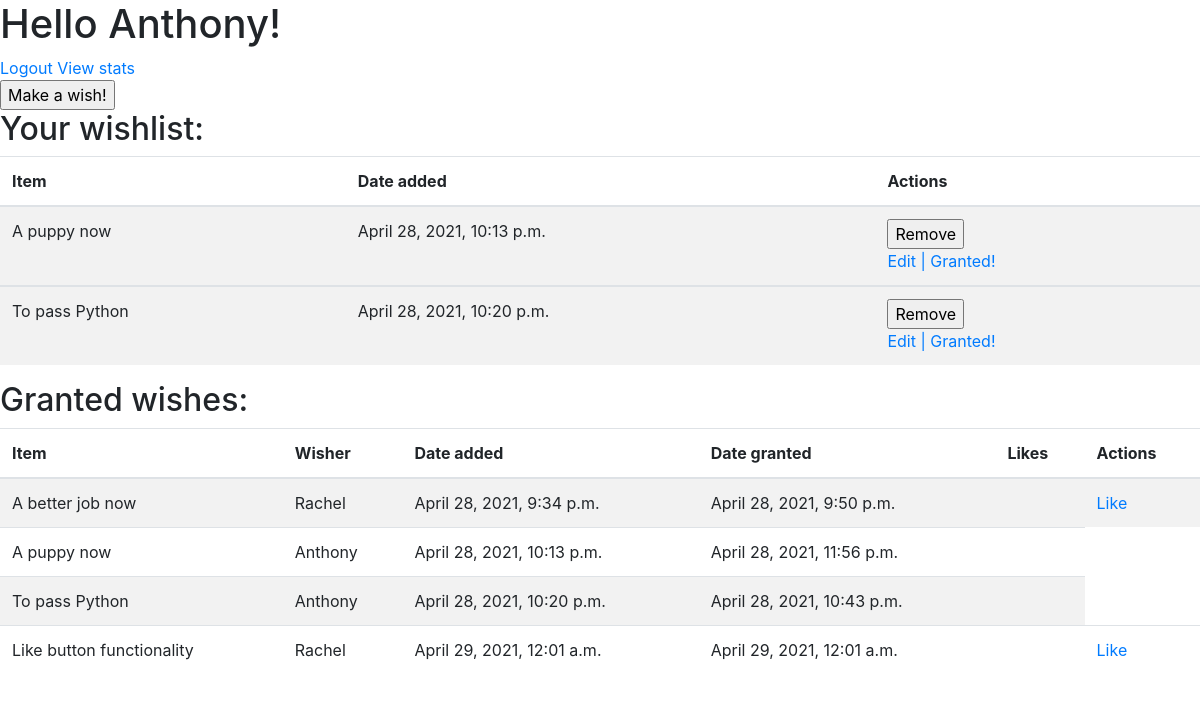
Screenshot of /wishes (signed in) with the database file from the repository.
### exam_app/models.py (models this page shows, shortened)
class User(models.Model):
    first_name = models.CharField(max_length=45)
    last_name = models.CharField(max_length=45)
    email = models.CharField(max_length=45)
    password = models.CharField(max_length=255)
    created_at = models.DateTimeField(auto_now_add=True)
    updated_at = models.DateTimeField(auto_now=True)
    objects = UserManager()

class Wish(models.Model):
    wish = models.CharField(max_length=100)
    description = models.CharField(max_length=500)
    wish_maker = models.ForeignKey(User, related_name = 'my_wishes', on_delete = models.CASCADE)
    granted_wish = models.CharField(max_length=55, default = 'no')
    created_at = models.DateTimeField(auto_now_add=True)
    updated_at = models.DateTimeField(auto_now=True)
    objects = WishManager()

### exam_app/views.py (the view)
# urls.py: path('wishes', views.dashboard),
def dashboard(request):
    if 'user_id' not in request.session:
        return redirect('/')
    this_user = User.objects.filter(id = request.session['user_id'])
    context = {
        'user' : this_user[0],
        'all_wishes' : Wish.objects.all(),
    }
    return render(request, 'dashboard.html', context)

### exam_app/templates/dashboard.html (shortened to what this page needs)
<!DOCTYPE html>
<html lang="en">
<head>
    <link rel="stylesheet" href="https://maxcdn.bootstrapcdn.com/bootstrap/4.0.0/css/bootstrap.min.css">
</head>
<body>
    <div id="header">
        <h1 class="head-welcome"> Hello {{ user.first_name }}!</h1>
        <a href="/logout" class="logout-link">Logout</a>
        <a href="/wish">View stats</a>
        <form action="/wish/new" method="post">
            <input type="submit" value="Make a wish!">
        </form>
    </div>
    <h2>Your wishlist:</h2>
    <table class="table table-striped">
        <thead>
            <tr>
                <th>Item</th>
                <th>Date added</th>
                <th>Actions</th>
            </tr>
        </thead>
        {% for wish in all_wishes %}
        {% if wish.wish_maker.id == request.session.user_id %}
        <tbody>
            <tr>
                <td>{{ wish.wish }}</td>
                <td>{{ wish.created_at }}</td>
                <td>
                    <form action="/delete_wish" method="post">
                        <input type="submit" name="Remove" value="Remove">
                    </form>
                    <a href="/wish/edit/{{ wish.id }}">Edit |</a>
                    <a href="#">Granted!</a>
                </td>
            </tr>
        </tbody>
        {% endif %}
        {% endfor %}
    </table>
    <h2>Granted wishes:</h2>
    <table class="table table-striped">
        <thead>
            <tr>
                <th>Item</th>
                <th>Wisher</th>
                <th>Date added</th>
                <th>Date granted</th>
                <th>Likes</th>
                <th>Actions</th>
            </tr>
        </thead>
        <tbody>
            {% for wish in all_wishes %}
            <tr>
                <td>{{ wish.wish }}</td>
                <td>{{ wish.wish_maker.first_name }}</td>
                <td>{{ wish.created_at }}</td>
                <td>{{ wish.updated_at }}</td>
                <td></td>
                {% if wish.wish_maker.id != request.session.user_id %}
                <td>
                    <a href="#">Like</a>
                </td>
                {% endif %}
            </tr>
            {% endfor %}
        </tbody>
    </table>
</body>
</html>

### rows the page displays
User: first_name "Anthony"
Wish: wish "A puppy now", created_at "April 28, 2021, 10:13 p.m.", wish_maker.first_name "Anthony", updated_at "April 28, 2021, 11:56 p.m."
Wish: wish "To pass Python", created_at "April 28, 2021, 10:20 p.m.", wish_maker.first_name "Anthony", updated_at "April 28, 2021, 10:43 p.m."
Wish: wish "A better job now", wish_maker.first_name "Rachel", created_at "April 28, 2021, 9:34 p.m.", updated_at "April 28, 2021, 9:50 p.m.", shows "Like"
Wish: wish "Like button functionality", wish_maker.first_name "Rachel", created_at "April 29, 2021, 12:01 a.m.", updated_at "April 29, 2021, 12:01 a.m."
